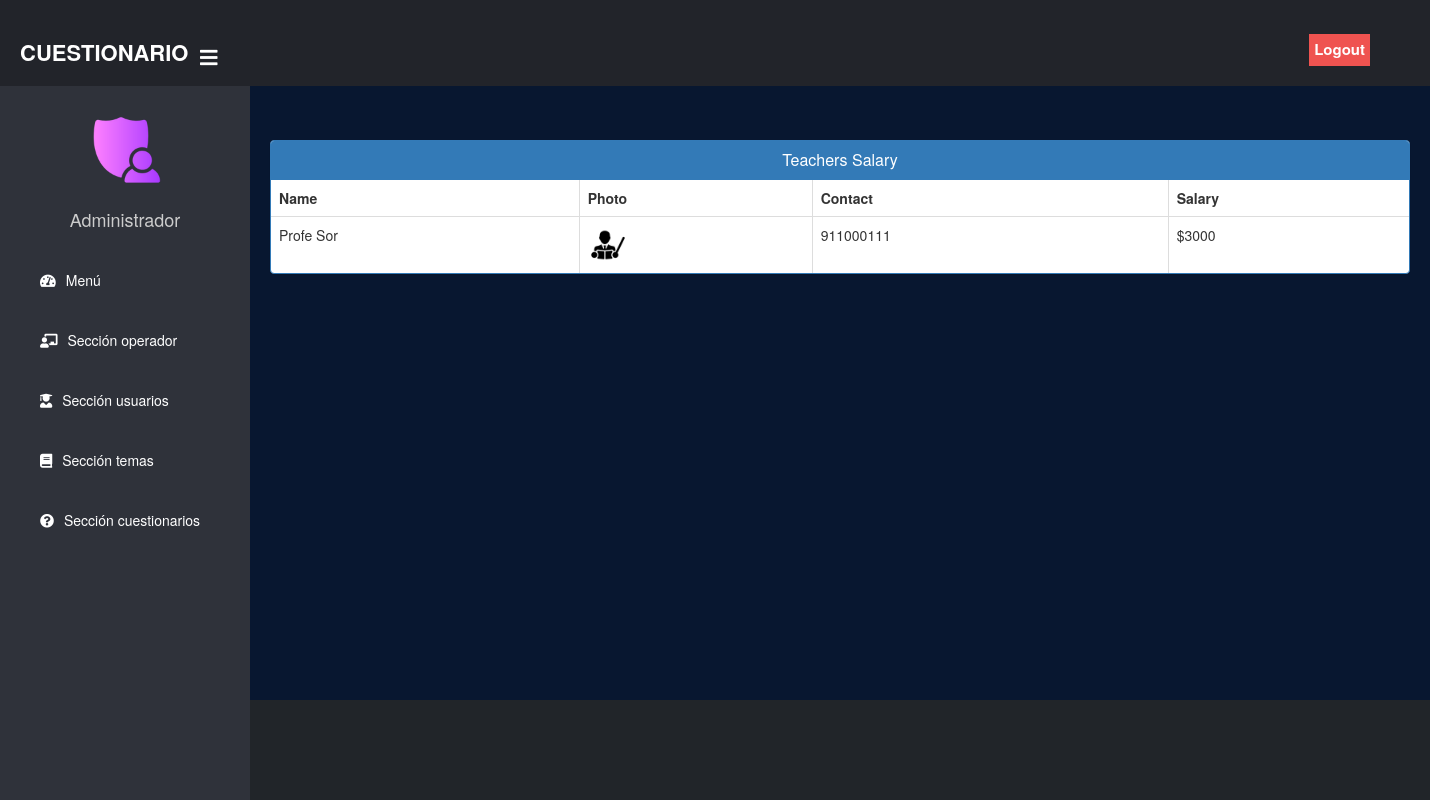
/admin-view-teacher-salary (signed in), run on the app's committed database.
### teacher/models.py (models this page shows, shortened)
class Teacher(models.Model):
    user=models.OneToOneField(User,on_delete=models.CASCADE)
    profile_pic= models.ImageField(upload_to='profile_pic/Teacher/',null=True,blank=True)
    address = models.CharField(max_length=40)
    mobile = models.CharField(max_length=20,null=False)
    status= models.BooleanField(default=False)
    salary=models.PositiveIntegerField(null=True)
    @property
    def get_name(self):
        return self.user.first_name+" "+self.user.last_name

### exam/views.py (the view)
# urls.py: path('admin-view-teacher-salary', views.admin_view_teacher_salary_view,name='admin-view-teacher-salary'),
@login_required(login_url='adminlogin')
def admin_view_teacher_salary_view(request):
    teachers= TMODEL.Teacher.objects.all().filter(status=True)
    return render(request,'exam/admin_view_teacher_salary.html',{'teachers':teachers})

### templates/exam/admin_view_teacher_salary.html (shortened to what this page needs)
{% extends 'exam/adminbase.html' %}
{% block content %}
{%load static%}
<head>
  <link href="//netdna.bootstrapcdn.com/bootstrap/3.0.0/css/bootstrap.min.css" rel="stylesheet" id="bootstrap-css">
</head>
<br><br>
<div class="container">
  <div class="panel panel-primary">
    <div class="panel-heading">
      <h6 class="panel-title">Teachers Salary</h6>
    </div>
    <table class="table table-hover table-bordered" id="dev-table">
      <thead>
        <tr>
          <th>Name</th>
          <th>Photo</th>
          <th>Contact</th>
          <th>Salary</th>
        </tr>
      </thead>
      {% for t in teachers %}
      <tr>
        <td> {{t.get_name}}</td>
        <td> <img src="{% static t.profile_pic.url %}" alt="Profile Pic" height="40px" width="40px" /></td>
        <td>{{t.mobile}}</td>
        <td>${{t.salary}}</td>
        </tr>
      {% endfor %}
    </table>
  </div>
</div>
<br><br><br><br><br><br>
{% endblock content %}

### templates/exam/adminbase.html (style rules this page uses)
body { margin: 0; padding: 0; font-family: "Gill Sans", sans-serif;; }

### templates/exam/admin_view_teacher_salary.html (style rules this page uses)
h6 { text-align: center; }

### data on the page
Teacher: get_name "Profe Sor", profile_pic (picture), mobile "911000111", salary "3000"
